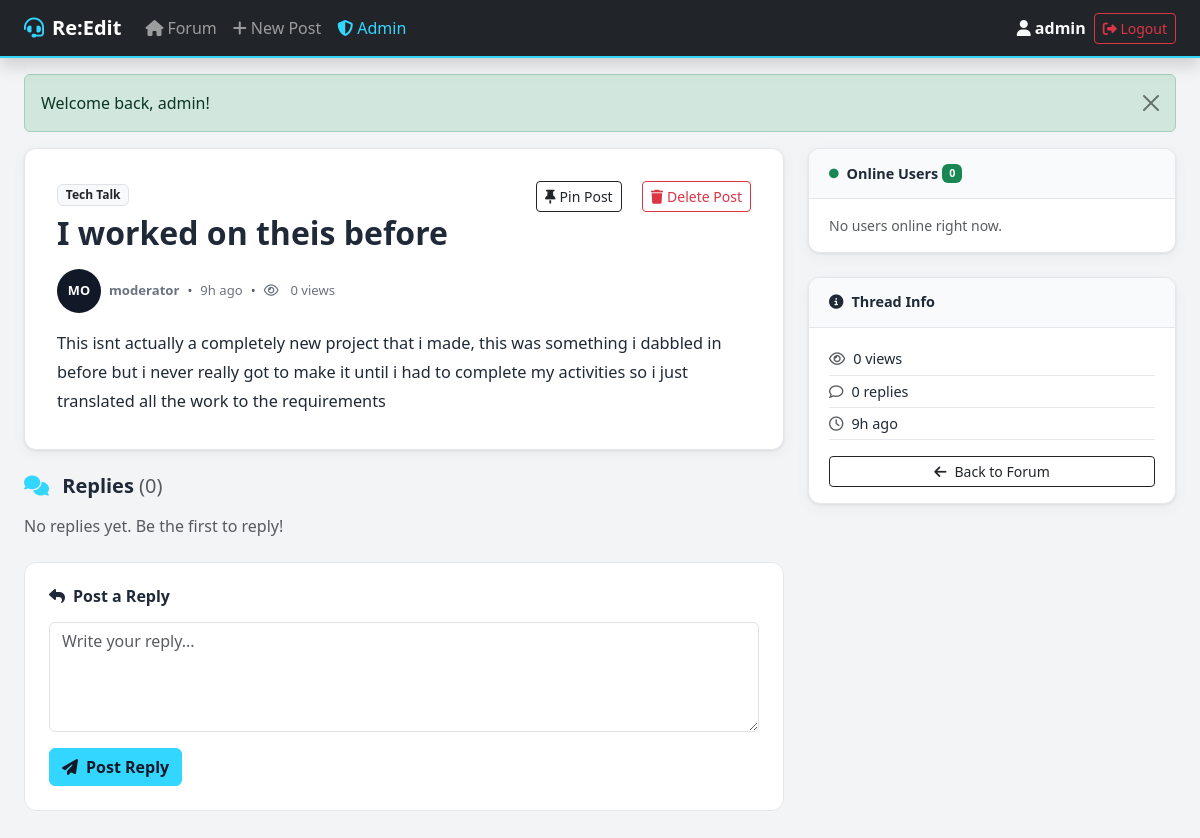
/forum/index.php?page=forum&action=post&id=5 (signed in), run on the app's committed database.
### tables this page shows
CREATE TABLE posts (
    id INT AUTO_INCREMENT PRIMARY KEY,
    user_id INT NOT NULL,
    category_id INT NOT NULL,
    title VARCHAR(255) NOT NULL,
    content TEXT NOT NULL,
    is_pinned TINYINT(1) DEFAULT 0,
    is_locked TINYINT(1) DEFAULT 0,
    views INT DEFAULT 0,
    created_at DATETIME DEFAULT CURRENT_TIMESTAMP,
    updated_at DATETIME DEFAULT CURRENT_TIMESTAMP ON UPDATE CURRENT_TIMESTAMP,
    FOREIGN KEY (user_id) REFERENCES users(id) ON DELETE CASCADE,
    FOREIGN KEY (category_id) REFERENCES categories(id) ON DELETE CASCADE
);

CREATE TABLE categories (
    id INT AUTO_INCREMENT PRIMARY KEY,
    name VARCHAR(100) NOT NULL,
    description TEXT,
    icon VARCHAR(50) DEFAULT 'fa-comments',
    sort_order INT DEFAULT 0
);

CREATE TABLE users (
    id INT AUTO_INCREMENT PRIMARY KEY,
    username VARCHAR(50) NOT NULL UNIQUE,
    email VARCHAR(100) NOT NULL UNIQUE,
    password VARCHAR(255) NOT NULL,
    role ENUM('user','mod','admin') NOT NULL DEFAULT 'user',
    bio TEXT DEFAULT NULL,
    is_online TINYINT(1) DEFAULT 0,
    last_seen DATETIME DEFAULT NULL,
    created_at DATETIME DEFAULT CURRENT_TIMESTAMP
);

### forum/controllers/ForumController.php (called while the page is built, shortened)
<?php
class ForumController {
    private $postModel;
    public function __construct() {
        require_once 'models/Post.php';
        $this->postModel     = new Post();
    }
    public function viewPost() {
        $id = (int)($_GET['id'] ?? 0);
        $post        = $this->postModel->findById($id);
        $this->postModel->incrementViews($id);
        $replies      = $this->postModel->getReplies($id);
        require 'views/forum/post.php';
    }
}

### forum/config/database.php (called while the page is built, shortened)
<?php
class Database {
    private static $instance = null;
    private $connection;
    private function __construct() {
        $this->connection = new mysqli(DB_HOST, DB_USER, DB_PASS, DB_NAME);
        $this->connection->set_charset('utf8mb4');
    }
    public static function getInstance() {
        if (self::$instance === null) self::$instance = new Database();
        return self::$instance;
    }
    public function prepare($sql) { return $this->connection->prepare($sql); }
}

### forum/models/Post.php (called while the page is built, shortened)
<?php
class Post {
    private $db;
    public function __construct() { $this->db = Database::getInstance(); }
    public function findById($id) {
        $stmt = $this->db->prepare(
            "SELECT p.*, u.username, u.role as user_role, c.name as category_name
             FROM posts p JOIN users u ON p.user_id=u.id
             JOIN categories c ON p.category_id=c.id
             WHERE p.id=? LIMIT 1"
        );
        $stmt->bind_param('i', $id);
        $stmt->execute();
        return $stmt->get_result()->fetch_assoc();
    }
    public function incrementViews($id) {
        $this->db->query("UPDATE posts SET views=views+1 WHERE id=" . (int)$id);
    }
    public function getReplies($postId) {
        $stmt = $this->db->prepare(
            "SELECT r.*, u.username, u.role as user_role
             FROM replies r JOIN users u ON r.user_id=u.id
             WHERE r.post_id=? ORDER BY r.created_at ASC"
        );
        $stmt->bind_param('i', $postId);
        $stmt->execute();
        return $stmt->get_result()->fetch_all(MYSQLI_ASSOC);
    }
}

### forum/config/app.php (called while the page is built, shortened)
<?php
function currentUser() { return $_SESSION['user'] ?? null; }
function hasRole() {
    $roles = func_get_args();
    $user = currentUser();
    return $user && in_array($user['role'], $roles);
}
function e($s) { return htmlspecialchars($s, ENT_QUOTES, 'UTF-8'); }
function timeAgo($dt) {
    $diff = (new DateTime())->diff(new DateTime($dt));
    if ($diff->h) return $diff->h.'h ago';
    return 'just now';
}

### forum/views/forum/post.php (the view, shortened to what this page needs)
<?php require 'views/layouts/header.php'; ?>
<div class="row g-4">
  <div class="col-lg-8">
    <div class="post-full-card mb-4">
      <div class="d-flex justify-content-between align-items-start mb-3">
        <div>
          <span class="badge bg-light text-dark border mb-2"><?= e($post['category_name']) ?></span>
          <h2 class="fw-bold mb-0"><?= e($post['title']) ?></h2>
        </div>
        <div>
            <?php if (hasRole('mod','admin')): ?>
                <?php if ($post['is_pinned']): ?>
                <a href="<?= URLROOT ?>/index.php?page=forum&action=pin&id=<?= $post['id'] ?>"
                class="btn btn-outline-dark btn-sm ms-3"
                onclick="return confirm('Unpin this post?')">
                    <i class="fa-solid fa-thumbtack-slash me-1"></i>Unpin Post
                </a>
                <?php else: ?>
                    <a href="<?= URLROOT ?>/index.php?page=forum&action=pin&id=<?= $post['id'] ?>"
                class="btn btn-outline-dark btn-sm ms-3"
                onclick="return confirm('Pin this post?')">
                    <i class="fa-solid fa-thumbtack me-1"></i>Pin Post
                </a>
                <?php endif; ?>
            <a href="<?= URLROOT ?>/index.php?page=forum&action=delete&id=<?= $post['id'] ?>"
            class="btn btn-outline-danger btn-sm ms-3"
            onclick="return confirm('Delete this post?')">
            <i class="fa-solid fa-trash me-1"></i>Delete Post
            </a>
            <?php endif; ?>
        </div>
      </div>
      <div class="d-flex align-items-center gap-2 mb-3 post-meta">
        <div class="avatar-circle"><?= strtoupper(substr($post['username'],0,2)) ?></div>
        <strong><?= e($post['username']) ?></strong>
        <span class="text-muted">&bull;</span>
        <span><?= timeAgo($post['created_at']) ?></span>
        <span class="text-muted">&bull;</span>
        <i class="fa-regular fa-eye me-1"></i><?= $post['views'] ?> views
      </div>
      <div class="post-body"><?= nl2br(e($post['content'])) ?></div>
    </div>
    <h5 class="fw-bold mb-3" id="replies">
      <i class="fa-solid fa-comments me-2" style="color:var(--brand)"></i>
      Replies <span class="text-muted fw-normal">(<?= count($replies) ?>)</span>
    </h5>
    <?php if (empty($replies)): ?>
    <p class="text-muted">No replies yet. Be the first to reply!</p>
    <?php endif; ?>
    <?php if (!$post['is_locked']): ?>
    <div class="reply-form-card mt-4">
      <h6 class="fw-bold mb-3"><i class="fa-solid fa-reply me-2"></i>Post a Reply</h6>
      <form method="POST" action="<?= URLROOT ?>/index.php?page=forum&action=reply">
        <textarea name="content" class="form-control mb-3" rows="4" placeholder="Write your reply..." required></textarea>
        <button type="submit" class="btn btn-brand fw-semibold">
          <i class="fa-solid fa-paper-plane me-2"></i>Post Reply
        </button>
      </form>
    </div>
    <?php else: ?>
    <div class="alert alert-secondary mt-4"><i class="fa-solid fa-lock me-2"></i>This thread is locked.</div>
    <?php endif; ?>
  </div>
  <div class="col-lg-4">
    <?php require 'views/layouts/online.php'; ?>
    <div class="sidebar-card">
      <div class="sidebar-card-header"><i class="fa-solid fa-info-circle me-2"></i>Thread Info</div>
      <div class="sidebar-card-body">
        <div class="thread-stat"><i class="fa-regular fa-eye me-2 text-muted"></i><?= $post['views'] ?> views</div>
        <div class="thread-stat"><i class="fa-regular fa-comment me-2 text-muted"></i><?= count($replies) ?> replies</div>
        <div class="thread-stat"><i class="fa-regular fa-clock me-2 text-muted"></i><?= timeAgo($post['created_at']) ?></div>
        <div class="mt-3">
          <a href="<?= URLROOT ?>/index.php?page=forum" class="btn btn-sm btn-outline-dark w-100">
            <i class="fa-solid fa-arrow-left me-2"></i>Back to Forum
          </a>
        </div>
      </div>
    </div>
  </div>
</div>
<?php require 'views/layouts/footer.php'; ?>

### forum/public/css/style.css (style rules this page uses)
:root { --brand: #33d6ff; --brand-dark: #0075b4; --dark: #111827; --surface: #ffffff; --border: #e5e7eb; --text: #1f2937; --text-muted: #6b7280; --success: #10b981; --danger: #ef4444; --radius: 12px; --shadow: 0 1px 3px rgba(0,0,0,0.08), 0 4px 16px rgba(0,0,0,0.04); }
body { font-family: 'Segoe UI', system-ui, sans-serif; background: #f3f4f6; color: var(--text); }
.btn-brand { background-color: var(--brand); border-color: var(--brand); color: var(--dark); font-weight: 600; }
.post-meta { font-size: 0.82rem; color: var(--text-muted); display: flex; align-items: center; flex-wrap: wrap; gap: 0.15rem; }
.post-full-card { background: white; border-radius: var(--radius); padding: 2rem; border: 1px solid var(--border); box-shadow: var(--shadow); }
.post-body { line-height: 1.8; font-size: 1.02rem; white-space: pre-wrap; }
.reply-form-card { background: white; border-radius: var(--radius); padding: 1.5rem; border: 1px solid var(--border); }
.sidebar-card { background: white; border-radius: var(--radius); border: 1px solid var(--border); box-shadow: var(--shadow); overflow: hidden; }
.sidebar-card-header { padding: 0.85rem 1.25rem; background: #f9fafb; border-bottom: 1px solid var(--border); font-weight: 700; font-size: 0.9rem; display: flex; align-items: center; }
.sidebar-card-body { padding: 1rem 1.25rem; }
.avatar-circle { width: 44px; height: 44px; border-radius: 50%; background: var(--dark); color: white; display: flex; align-items: center; justify-content: center; font-size: 0.8rem; font-weight: 800; flex-shrink: 0; }
.thread-stat { padding: 0.3rem 0; font-size: 0.9rem; border-bottom: 1px solid var(--border); }

### data on the page
posts: category.name "Tech Talk", title "I worked on theis before", user.username "MO", user.username "moderator", created_at "9h ago", views "0", content "This isnt actually a completely new project that i made, this was something i dabbled in before but i never really got to make it until i had to complete my activities so i just translated all the work to the requirements"

### other printed values
APPNAME "Re:Edit"
$user['username'] "admin"
$flash['message'] "Welcome back, admin!"
count($replies) "0"
count($onlineUsers) "0"
